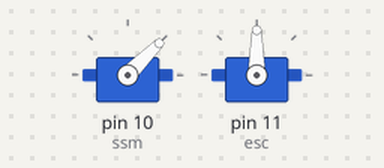
This sketch was run on a simulated Arduino Uno, built with avr-gcc and run on an emulated ATmega328P. On the bench: 2 × servo.

Above: at 0.05 s.
At 6.05 s:
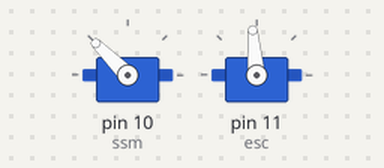
At 12.0 s:
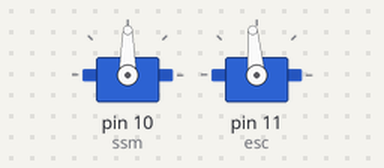
Timing chart, 0 to 15.6 s (numbered marks = the images above):
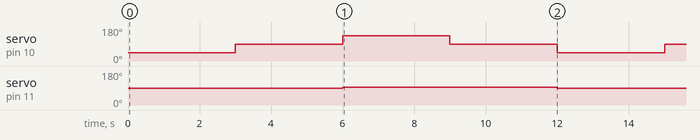

The sketch:

basecode.ino
```cpp
#include <Servo.h> //define the servo library

Servo ssm; //create an instance of the servo object called ssm
Servo esc; //create an instance of the servo object called esc

int steering=90,throttle=90; //defining global variables to use later

void setup() {
  //Serial.begin(9600); //start serial connection. Uncomment for PC
  ssm.attach(10);    //define that ssm is connected at pin 10
  esc.attach(11);     //define that esc is connected at pin 11
}

void loop() {
// Add control logic here

// Call the setVehicle function to set the vehicle steering and velocity(speed) values

setVehicle(steering, throttle);

setVehicle (45, 90);
delay(3000);
setVehicle (90, 90);
delay(3000);
setVehicle (135, 95);
delay(3000);
setVehicle (90, 95);
delay(3000);

}

//********************** Vehicle Control **********************//
//***************** Do not change below part *****************//
void setVehicle(int s, int v)
{
  s=min(max(0,s),180);  //saturate steering command
  v=min(max(70,v),110); //saturate velocity command
  ssm.write(s); //write steering value to steering servo
  esc.write(v); //write velocity value to the ESC unit
}
//***************** Do not change above part *****************//
```

Measured:
- by itself, servo on pin 10 (ssm): repeats every 12.0 s: 135° 3.0 s, 90° 3.0 s, 45° 3.0 s, 90° 3.0 s
- by itself, servo on pin 11 (esc): alternates 95° for 6.0 s and 90° for 6.0 s
